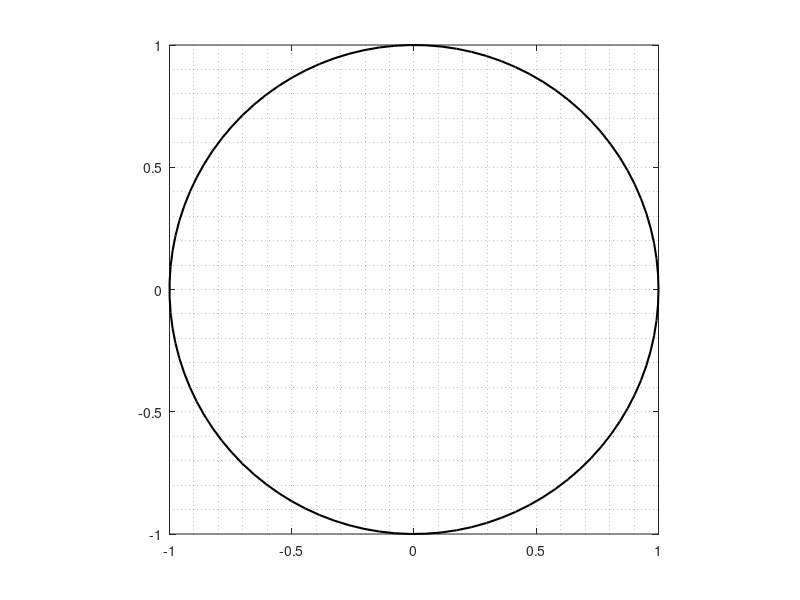

MATLAB code for this plot: (Note: this script raises an error after producing the figure.)
clc,clear,close all

figure("Position",[1479,459.66,560,420])
set(gcf,"color","w")
ax = newplot;
hold(ax,"on"),box(ax,"on"),grid(gca,"minor")
daspect([1,1,1])

r = 1;
theta = linspace(0,2*pi,100);
x = r*cos(theta);
y = r*sin(theta);

plot(ax,x,y,"LineWidth",1.5,"Color","k")

gifFileName = "gif.gif";
fps = 24;
ps = gobjects(3,1);

for i = 1:numel(theta)
    ps(1) = plot([-1,1],[0,0], ...
        "LineWidth",1.5,"Color",0.7*ones(1,3),"LineStyle","--");
    ps(2) = plot([0,x(i)],[0,0], ...
        "LineWidth",1.5,"Marker",".","MarkerSize",20,"Color","g");
    ps(3) = plot([x(i),x(i)],[0,y(i)], ...
        "LineWidth",1.5,"Marker",".","MarkerSize",20,"Color","b");
    ps(4) = plot([0,x(i)],[0,y(i)], ...
        "LineWidth",1.5,"Marker",".","MarkerSize",20,"Color","r");
    scatter(0,0,30,"filled","k")
    fig = gcf();
    im = getframe(fig);
    [A,map] = rgb2ind(im.cdata,256);
    if i == 1
        imwrite(A,map,gifFileName,"LoopCount",Inf,"DelayTime",1/fps)
    else
        for j = 1:fps
            imwrite(A,map,gifFileName,"WriteMode","append","DelayTime",1/fps)
        end
    end
    if i ~= numel(theta)
        delete(ps(2:end))
    end
end
